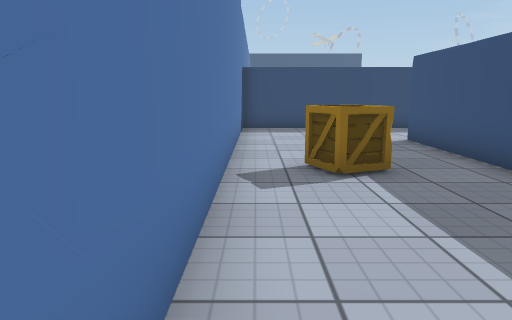
View 1 (above)

16 first-person views from a walk through a scene from a Unity 3-D project. The camera is 1.2 m above the floor, tilts 10° down and sees 70° across. The floor is counted in squares, 1 m on a side. Each view is taken from the middle of a square. On the plan, view 1 faces up. The plan holds only what a view shows up to about 15 squares ahead; the rest is blank. The place goes on beyond the plan. The player character is not drawn. Door leaves are left out, so doorways stand open. Some surface patterns are stand-ins.

View 2
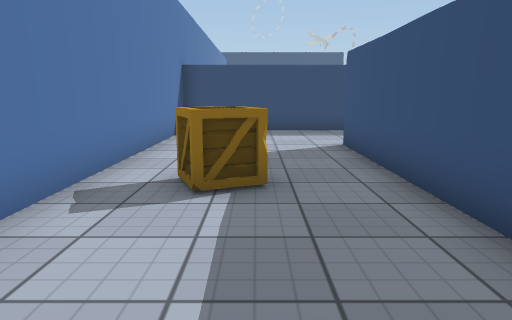

View 3
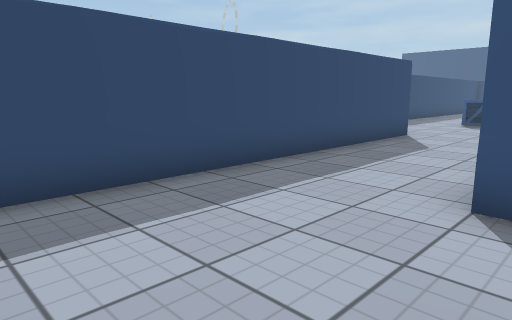

View 4
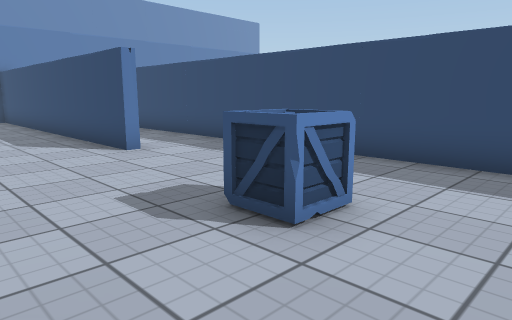

View 5
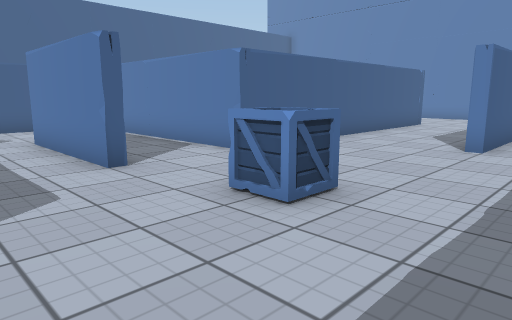

View 6
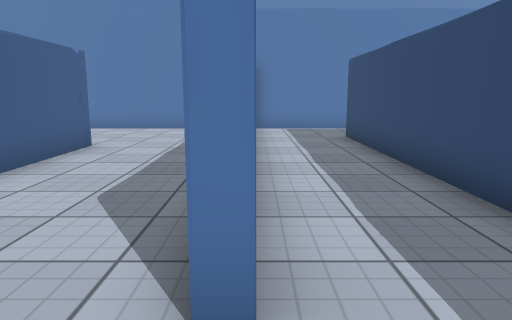

View 7
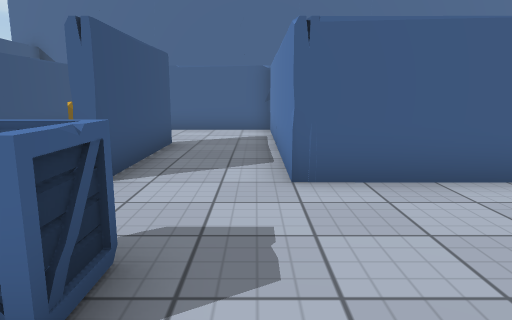

View 8
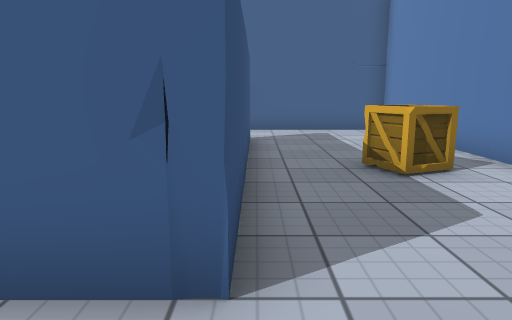

View 9
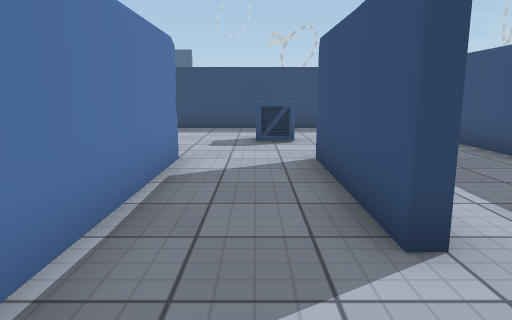

View 10
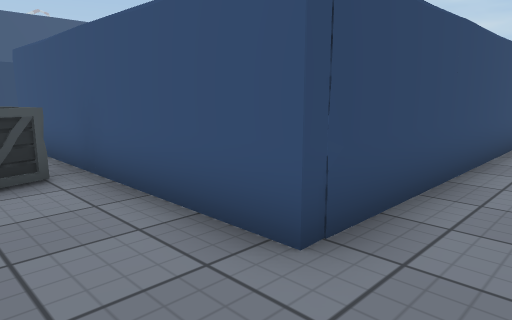

View 11
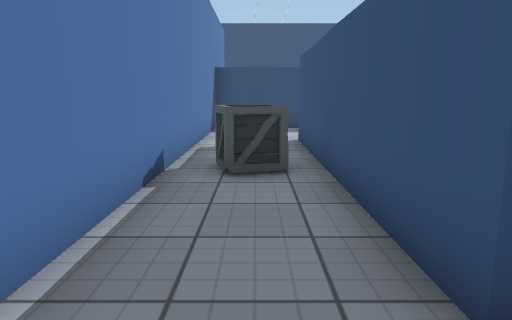

View 12
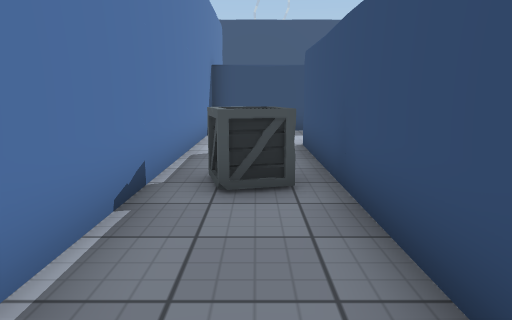

View 13
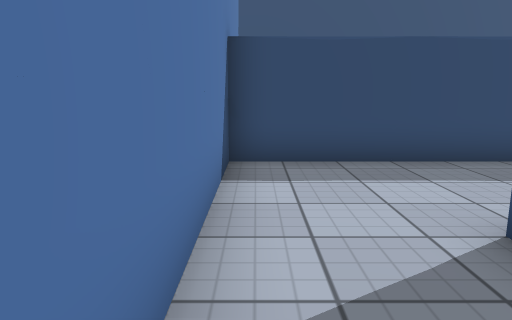

View 14
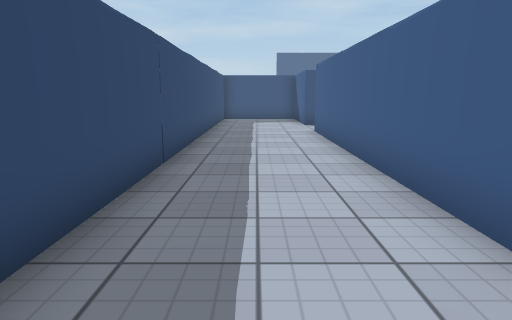

View 15
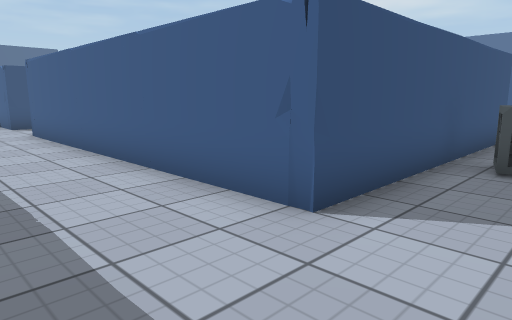

View 16
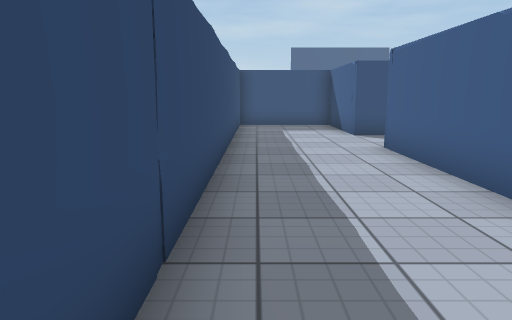

### Floor plan
Points are (right, up) in squares from view 1. A wall is a line through its corners. A room is listed if a view was taken in it or the views show most of it. See-through windows are left out.
Room 1 (views 1, 2, 3, 4, 5, 6, 7, 8, 9, 10, 11, 12)
walls: (8.6, 14) (11.3, 14) (11.3, 13.7) (-0.5, 13.7) (-0.5, -1) (4.2, -1); (17.5, 10.1) (17.5, 5.6); (17.2, 5.6) (17.2, 10.1); (18.4, 16.7) (2.2, 16.7); (4.2, 1.6) (4.2, 10) (14.5, 10) (14.5, 2) (18.1, 2); (-0.5, 16.5) (-0.5, 14)
ways out: opening at (0.5, 16) to room 2; opening at (4, 0.5)
objects: crate (1, 6) to (2, 6); crate (16, 13) to (17, 13); other object (19, 5) to (20, 5)
Room 2 (views 13, 14, 15, 16)
walls: (15.2, 24) (15.2, 25) (19.2, 25) (19.2, 28.7); (18.8, 28.7) (-0.5, 28.7) (-0.5, 16.5); (2.2, 16.7) (2.2, 25) (12.5, 25)
ways out: opening at (0.5, 16) to room 1
objects: crate (1, 21)

Positions as (right, up) in squares from view 1, and headings:
1: (0, 0), facing up
2: (2, 1), facing up
3: (0, 9), facing up-right
4: (19, 10), facing up-left
5: (20, 16), facing down-left
6: (13, 14), facing left
7: (15, 15), facing down
8: (4, 12), facing down
9: (16, 3), facing up
10: (0, 15), facing up-right
11: (1, 15), facing up
12: (1, 16), facing up
13: (0, 22), facing up
14: (0, 27), facing right
15: (0, 28), facing down-right
16: (4, 28), facing right
